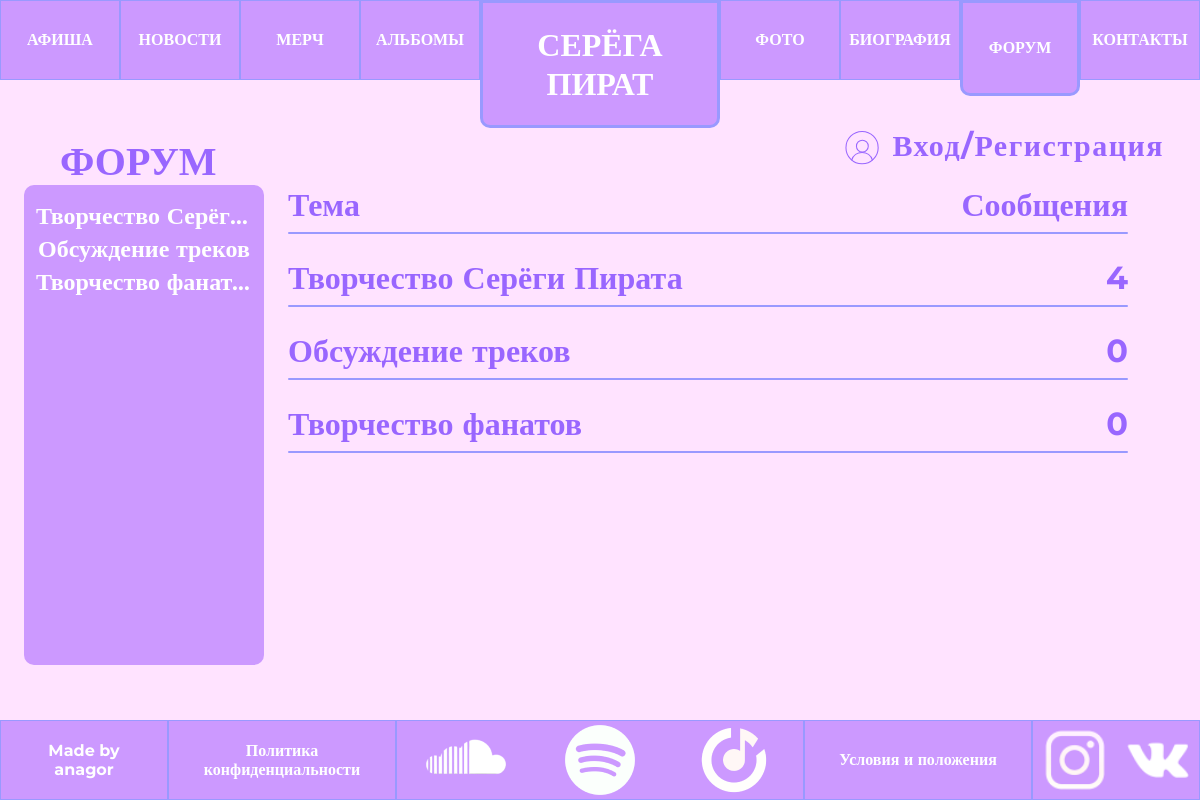
The app's page /forum/ with its own data.
### forum/models.py (models this page shows, shortened)
class Chat(models.Model):
    id = models.AutoField(primary_key=True)
    name = models.TextField(max_length=100)
    def message_count(self):
        return self.messages.count()
    class Meta:
        verbose_name="Чат"
        verbose_name_plural="Чаты"

### forum/views.py (the view)
# urls.py: path('forum/', include('forum.urls')),
def forum(request):
    queryset = Chat.objects.filter()
    data = {
        "title": 'Форум',
        'showprofile': True,
        'chats': queryset,
        'now': 'forum',
    }
    return render(request, 'forum/forum.html', data)

### forum/templates/forum/forum.html
{% extends 'main/base.html' %}
{% load static %}
{% block h %}
<h1>ФОРУМ</h1>
{% endblock %}
{% block main %}
<div class="forum">
    <div class="forum-points">
        {% for chat in chats %}
        <a href="/forum/{{ chat.id }}">{{ chat.name }}</a>
        {% endfor %}
    </div>
    <div class="forum-chats">
        <div class="tags">
            <p>Тема</p>
            <p>Сообщения</p>
        </div>
        <hr>
        {% for chat in chats %}
        <div class="tags">
            <a href="{{ chat.id }}">{{ chat.name }}</a>
            <p>{{ chat.message_count }} </p>
        </div>
        <hr>
        {% endfor %}
    </div>
</div>
{% endblock %}

### main/static/main/css/style.css (style rules this page uses)
* { box-sizing: border-box; margin: 0; padding: 0; font-family: "Montserrat"; }
body { display: flex; flex-direction: column; height: 100dvh; background-color: #FFE3FF; }
h1 { padding-left: 5dvw; padding-top: 5dvh; font-size: 40px; font-weight: 700; line-height: 49px; letter-spacing: 0em; color: #9966FF; }
.forum-chats { display: flex; width: 70dvw; height: 60dvh; flex-direction: column; align-items: center; margin-left: 2dvw; border-radius: 10px; }

### records on screen
Chat: name "Творчество Серёг…", name "Творчество Серёги Пирата", message_count "4"
Chat: name "Обсуждение треков", message_count "0"
Chat: name "Творчество фанат…", name "Творчество фанатов", message_count "0"
